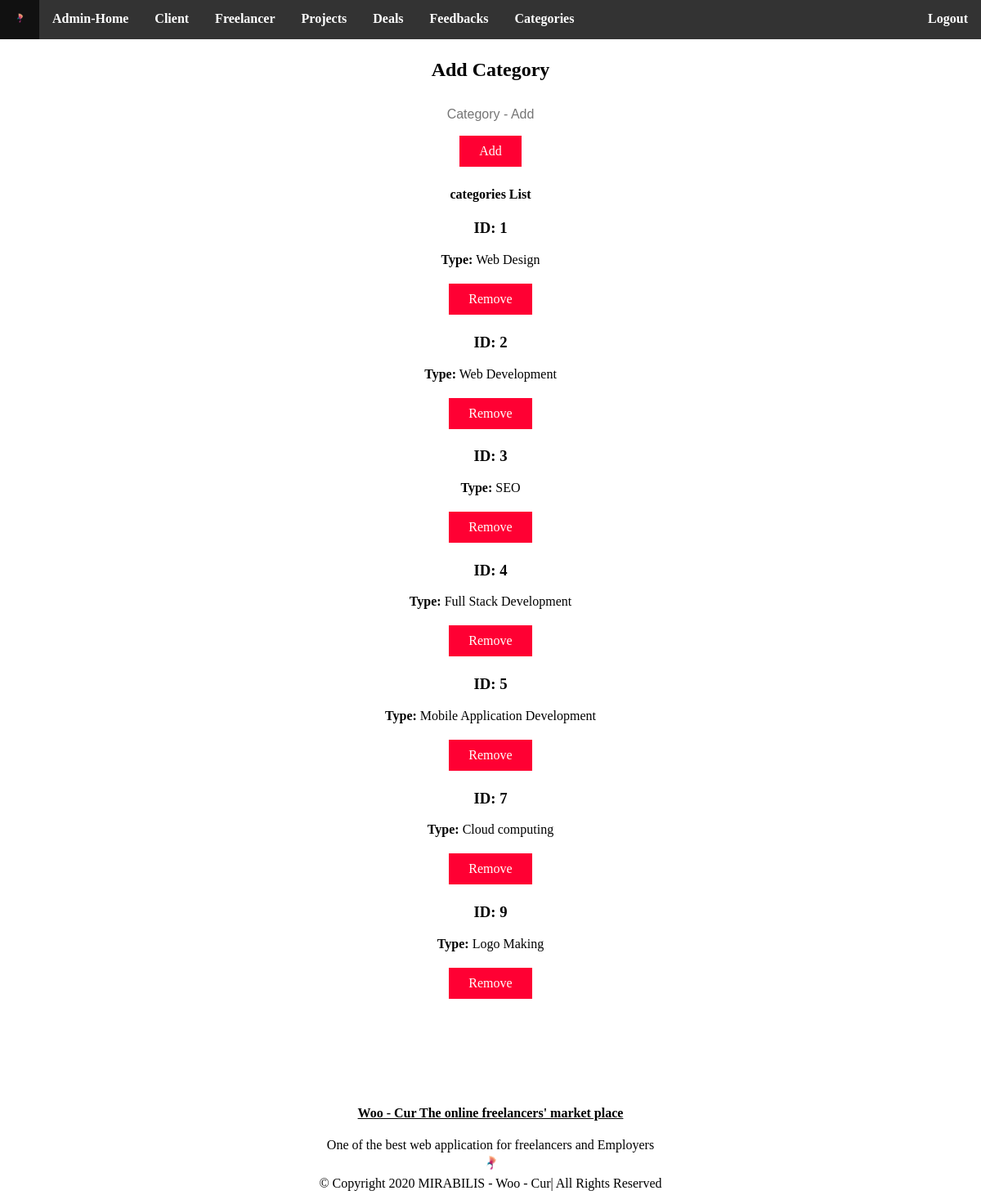
The app's page /admin/category.php (signed in) with its own data.
### tables this page shows
CREATE TABLE IF NOT EXISTS `category` (
  `id` int(11) NOT NULL AUTO_INCREMENT,
  `skill_sort` varchar(255) NOT NULL,
  PRIMARY KEY (`id`)
);

### admin/category.php (the view, shortened to what this page needs)
<?php
require("../include/db.php");
?>
<!DOCTYPE html>
<html lang="en-us">
	<head>
		<link rel="stylesheet" href="css/acategory.css">
	</head>
	<body id="body" class="body">
			<div class="navbar" id="navbar">
			<ul class="menu" id="menu">
				<li><a href="index.php"><img src="../icons/k4.ico" alt=""></a></li>
				<li><a href="index.php#home">Admin-Home</a></li>
				<li><a href="client.php">Client</a></li>
				<li><a href="freelancer.php">Freelancer</a></li>
				<li><a href="project.php">Projects</a></li>
				<li><a href="deal.php">Deals</a></li>
				<li><a href="feedback.php">Feedbacks</a></li>
				<li><a href="category.php">Categories</a></li>
				<li class="navspace"><a href="inc/logout.php">Logout</a></li>
			</ul>
			</div>
		<div class="home" id="home">
			<div class="add">
				<div>
					<h2>Add Category</h2>
				</div>
				<form id="registrationForm" method="post">
				<div>
					<div>
						<input type="text" name="category" placeholder="Category - Add" required>
					</div>
				</div>
				<div>
					<div>
						<button type="submit" name="send">Add</button>
					</div>
				</div>
				</form>
			</div>
			<div class="index">
				<h4>categories List</h4>
				<div class="container">
					<?php
					$sql = "SELECT * FROM category";
					$result = $mysqli->query($sql);
					?>
					<?php
					if ($result->num_rows) {
						while ($row = $result->fetch_assoc()) {
					 ?>
					<div class="results">
						<h3>
						ID: <?=$row['id']?>
						</h3>
						<p><b>Type:</b> <?=$row['skill_sort']?></p>
						<a href="inc/delete.php?ca_id=<?=$row['id']?>"><button>Remove</button></a>
					</div>
					<?php
						}
					}
					?>
				</div>
            </div>
		</div>
	<div class="footer" id="footer">
	<h4><a href="#body">Woo - Cur The online freelancers' market place</a></h4>
	<p>One of the best web application for freelancers and Employers<br>
	<a href="#body"><img src="../icons/k3.ico" alt="Woocur" /></a>
	<br>&copy; Copyright 2020  MIRABILIS - Woo - Cur| All Rights Reserved</p>
	</div>
	</body>
</html>

### admin/css/acategory.css (style rules this page uses)
#body { margin-bottom:0px; margin-top:0px; margin-left:0px; margin-right:0px; width:100%; height:auto; background-image:url(../img/banner.jpg); }
.home { width:98%; left:1%; right:1%; text-align:center; position:relative; top:52px; height:auto; }
.index { padding-top:0%; padding-bottom:10%; top:100px; }
.container { position:relative; width:50%; height:auto; right:25%; left:25%; background-color:transparent; }
.results { width:50%; height:auto; position:relative; right:25%; left:25%; background-image:url(../img/portfolio-3.jpg); background-position:center; background-size:100% 100%; }
button { background-color: #FF0033; border:none; Color:white; padding:10px 24px; text-align:center; text-decoration:none; font-size:16px; margin:4px 2px; cursor:pointer; font-family:Times New Roman; }
input[type="text"] { border:none; border-bottom: 1px solid #fff; background: transparent; outline: none; height: 40px; color: #333; font-size: 16px; text-align:center; }
.footer { height:120px; position:relative; top:40px; text-align:center; color:black; width:98%; border-radius:0px; left:1%; right:1%; }
.footer a { color:black; }
.footer img { height:25px; width:25px; }
ul { list-style-type:none; margin:0; padding:0; overflow:hidden; background-color:#333; position:fixed; z-index:7; top:0; width:100%; }
li { float:left; font-weight:bold; }
li.navspace { float:right; }
li a { display:block; color:white; text-align:center; padding:14px 16px; text-decoration:none; }

### records on screen
category: id "1", skill_sort "Web Design"
category: id "2", skill_sort "Web Development"
category: id "3", skill_sort "SEO"
category: id "4", skill_sort "Full Stack Development"
category: id "5", skill_sort "Mobile Application Development"
category: id "7", skill_sort "Cloud computing"
category: id "9", skill_sort "Logo Making"
